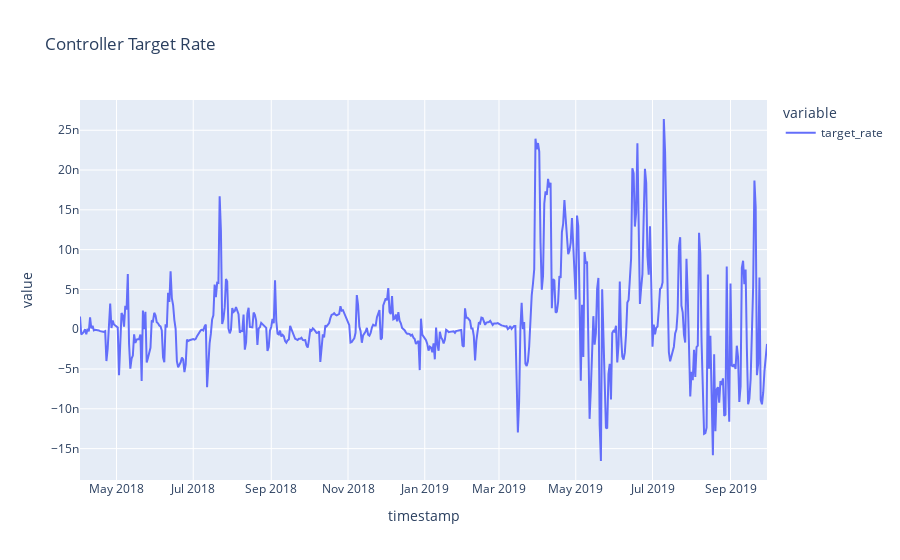

The cell this chart's notebook holds for it:
### Code cell
df.plot(x='timestamp', y=['target_rate'], title='Controller Target Rate')

### Figure 1 — Plotly figure (JSON) as saved in the notebook; plotly's stock layout.template omitted (floating-point values rounded to 4 significant figures; data arrays with more than 128 entries replaced by an {"elided": "..."} marker saying what was removed)
{"data": [{"hovertemplate": "variable=target_rate<br>timestamp=%{x}<br>value=%{y}<extra></extra>", "legendgroup": "target_rate", "line": {"color": "#636efa", "dash": "solid"}, "mode": "lines", "name": "target_rate", "orientation": "v", "showlegend": true, "type": "scatter", "x": {"elided": "547 str values"}, "xaxis": "x", "y": {"elided": "547 float values"}, "yaxis": "y"}], "layout": {"legend": {"title": {"text": "variable"}, "tracegroupgap": 0}, "title": {"text": "Controller Target Rate"}, "xaxis": {"anchor": "y", "domain": [0, 1], "title": {"text": "timestamp"}}, "yaxis": {"anchor": "x", "domain": [0, 1], "title": {"text": "value"}}}}
